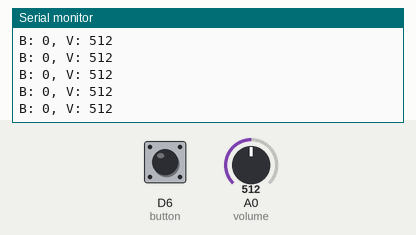
This sketch was run on a simulated ESP8266 (NodeMCU). On the bench: the last lines printed to the serial monitor. The inputs (shaded band) are chosen by the test bench; at power-on: A0 (volume) = 512, D6 (button) LOW.

Above: at 1.2 s.
1.3 s: A0 (volume) set to 716
At 1.32 s:
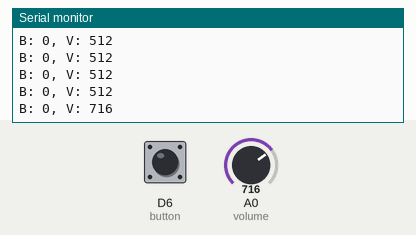
2.8 s: D6 (button) pulled HIGH for 0.15 s
At 2.83 s:
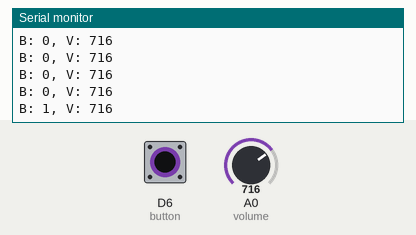
4.4 s: A0 (volume) set to 900
At 4.43 s:
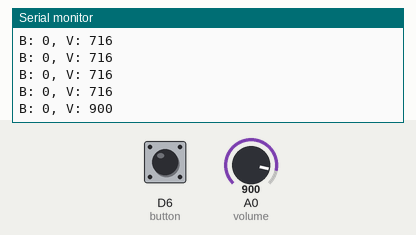
5.9 s: D6 (button) pulled HIGH for 1 s
At 5.94 s:
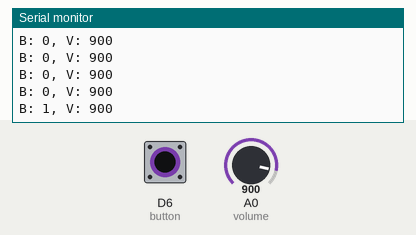
Timing chart, 0 to 8.9 s (numbered marks = the images above; inputs shaded):
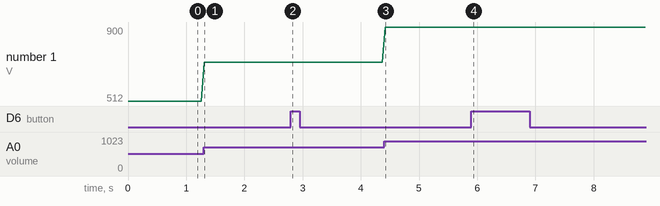

The sketch:

sketch_mar12a.ino
```cpp
#define button D6
#define volume A0

void setup() {
  // put your setup code here, to run once:
  Serial.begin(115200);
  pinMode(volume, INPUT);
  pinMode(button, INPUT);
  //pinMode(13, OUTPUT);
}

void loop() {
  // put your main code here, to run repeatedly:
  bool b = digitalRead(button);
  int v = analogRead(volume);
  Serial.print("B: ");
  Serial.print(b);
  Serial.print(", V: ");
  Serial.println(v);
  delay(50);
}
```

Measured:
- after the input at 1.3 s, the serial monitor: prints a new line at once (image 1)
- after the input at 2.8 s, the serial monitor: prints a new line at once (image 2)
- after the input at 4.4 s, the serial monitor: prints a new line at once (image 3)
- after the input at 5.9 s, the serial monitor: prints a new line at once (image 4)
- plotted number 1: 512 → 716 after the input at 1.3 s, 716 → 900 after the input at 4.4 s
